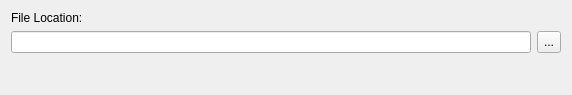
<?xml version="1.0" encoding="UTF-8"?>
<ui version="4.0">
 <class>KLFLibLocalFileWidget</class>
 <widget class="QWidget" name="KLFLibLocalFileWidget">
  <property name="geometry">
   <rect>
    <x>0</x>
    <y>0</y>
    <width>572</width>
    <height>95</height>
   </rect>
  </property>
  <layout class="QGridLayout" name="lyt_KLFLibLocalFileWidget" columnstretch="1,0,0">
   <item row="0" column="0" colspan="3">
    <widget class="QLabel" name="lblLocation">
     <property name="text">
      <string>File Location:</string>
     </property>
    </widget>
   </item>
   <item row="1" column="0" colspan="2">
    <widget class="QLineEdit" name="txtFile">
     <property name="sizePolicy">
      <sizepolicy hsizetype="Expanding" vsizetype="Fixed">
       <horstretch>1</horstretch>
       <verstretch>0</verstretch>
      </sizepolicy>
     </property>
    </widget>
   </item>
   <item row="1" column="2">
    <widget class="QToolButton" name="btnBrowse">
     <property name="sizePolicy">
      <sizepolicy hsizetype="Fixed" vsizetype="Preferred">
       <horstretch>0</horstretch>
       <verstretch>0</verstretch>
      </sizepolicy>
     </property>
     <property name="text">
      <string>...</string>
     </property>
    </widget>
   </item>
   <item row="2" column="0">
    <spacer name="vspc">
     <property name="orientation">
      <enum>Qt::Vertical</enum>
     </property>
     <property name="sizeHint" stdset="0">
      <size>
       <width>20</width>
       <height>10</height>
      </size>
     </property>
    </spacer>
   </item>
  </layout>
 </widget>
 <resources/>
 <connections/>
</ui>
